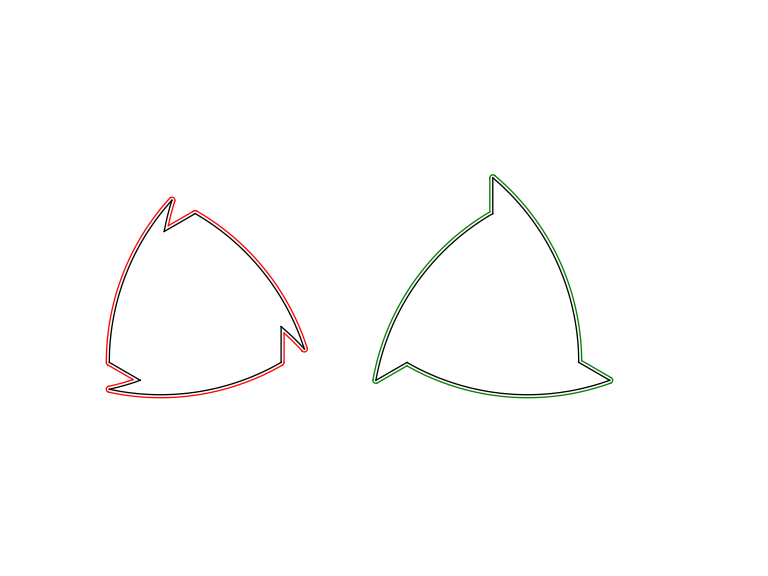

This figure's Python source:
#! /usr/bin/env python3
from curve import *
plt.axis('equal')
hold(True)
rp=0.03
#测试旋转平移等功能的正确性
c1,c2=curve3()
t1=rand()*4*uni
t2=rand()*4*uni
ce1=rotc(c1,-2.5*uni)
ce2=rotc(c2,uni)
r1=closest(ce1,ce2,rp)
#drawc(ce2)
#for i in ce2:
    #i.pri()
draw2(ce1,ce2,r1,rp)
savefig('shape.pdf')
print('Tasks completed!')
